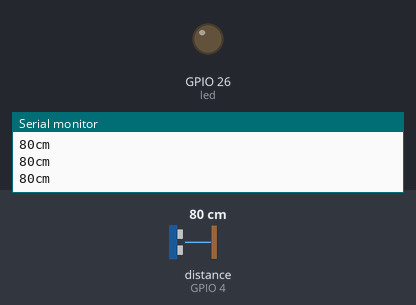
Simulated run of this sketch. Board: ESP32. On the bench: output pins drawn as LEDs (lit = HIGH), the last lines printed to the serial monitor. Wiring (inferred from the names in the program): ultrasonic range finder: trigger GPIO 2; echo GPIO 4. Inputs (shaded band) come from the test bench; at power-on: distance to the obstacle (sensor on GPIO 4) 80 cm. The echo pulse lasts 58.3 µs per cm; pins used as bus, display or sensor lines are not drawn.

Above: at 1.2 s.
1.3 s: distance to the obstacle (sensor on GPIO 4) set to 23 cm
2.8 s: distance to the obstacle (sensor on GPIO 4) set to 18 cm
At 3.8 s:
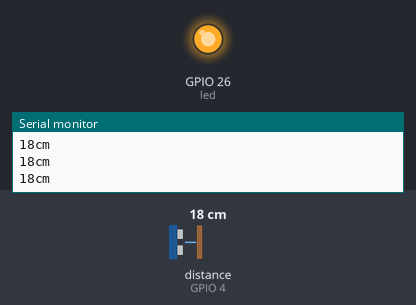
4.5 s: distance to the obstacle (sensor on GPIO 4) set to 35 cm
At 5.2 s:
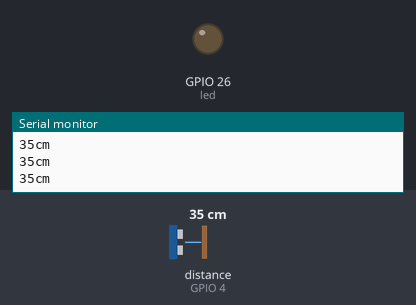
6.0 s: distance to the obstacle (sensor on GPIO 4) set to 2 cm
At 6.8 s:
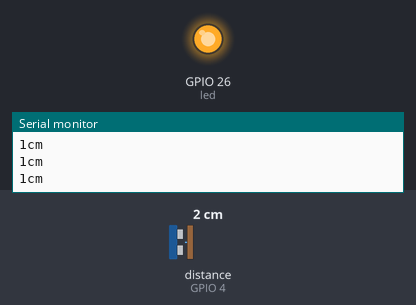
Timing chart, 0 to 8.5 s (numbered marks = the images above; inputs shaded):
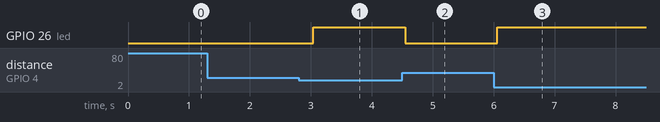

The sketch:

practica3.ino
```cpp
int led = 26;
int trigger = 2;
int echo = 4;
void setup(){
  Serial.begin(9600);
  pinMode(trigger, OUTPUT);
  pinMode(echo, INPUT);
  pinMode(led, OUTPUT);
}

void loop(){
  long duracion, distancia;
  digitalWrite(trigger, LOW);
  delayMicroseconds(2);
  digitalWrite(trigger, HIGH);
  delayMicroseconds(10);
  digitalWrite(trigger, LOW);

  duracion = pulseIn(echo, HIGH);
  distancia = duracion / 2 / 29.1;
  Serial.print(distancia);
  Serial.println("cm");

  if(distancia <= 20){
    digitalWrite(led, HIGH);
  }else{
    digitalWrite(led, LOW);
  }
  delay(300);
}
```

Measured:
- the behaviour switches between 21 and 20 cm on distance to the obstacle (sensor on GPIO 4) (found by bisection; images 0 and 1)
- after the input at 2.8 s, GPIO 26 (led): LOW → HIGH after 0.24 s
- after the input at 4.5 s, GPIO 26 (led): HIGH → LOW after 0.05 s
- after the input at 6.0 s, GPIO 26 (led): LOW → HIGH after 0.06 s
